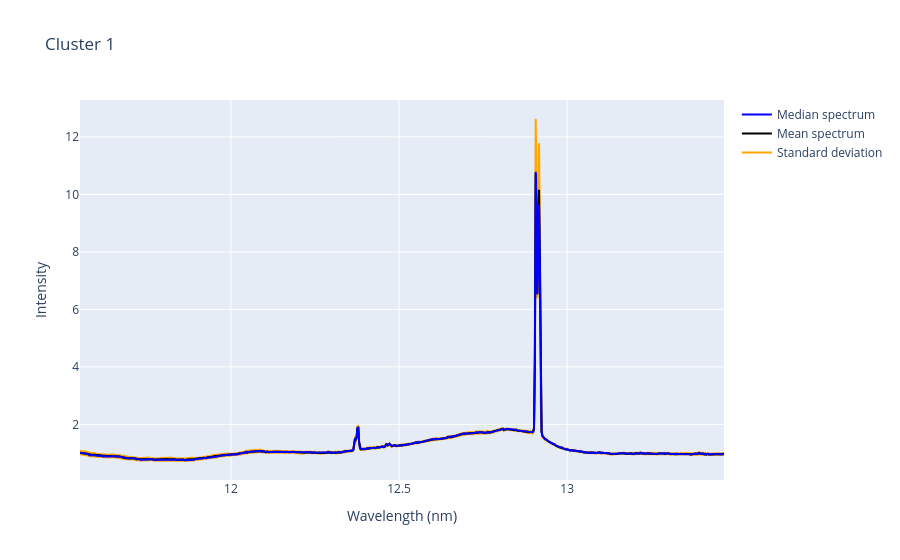
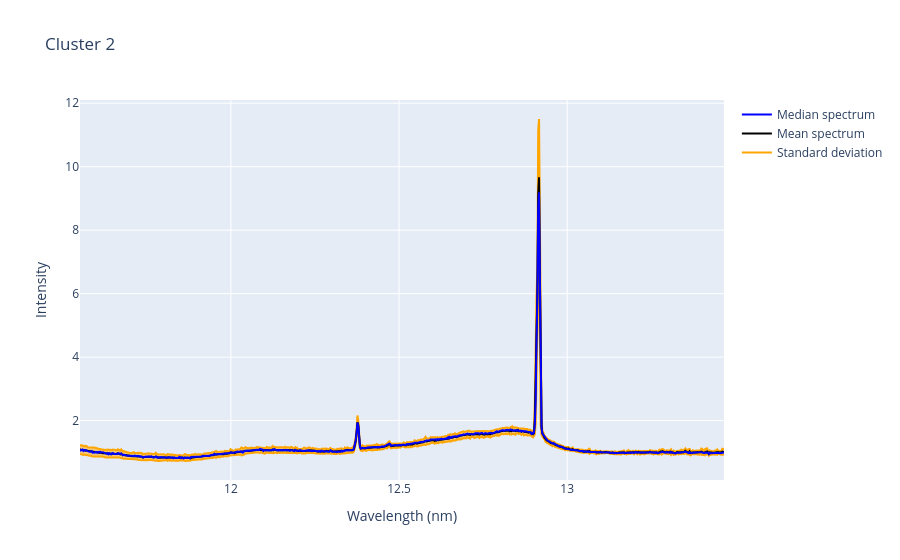
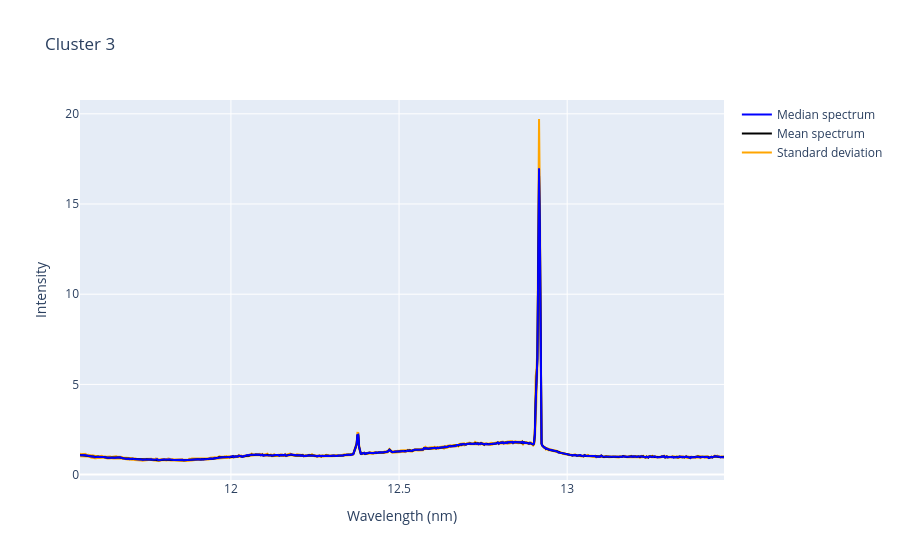
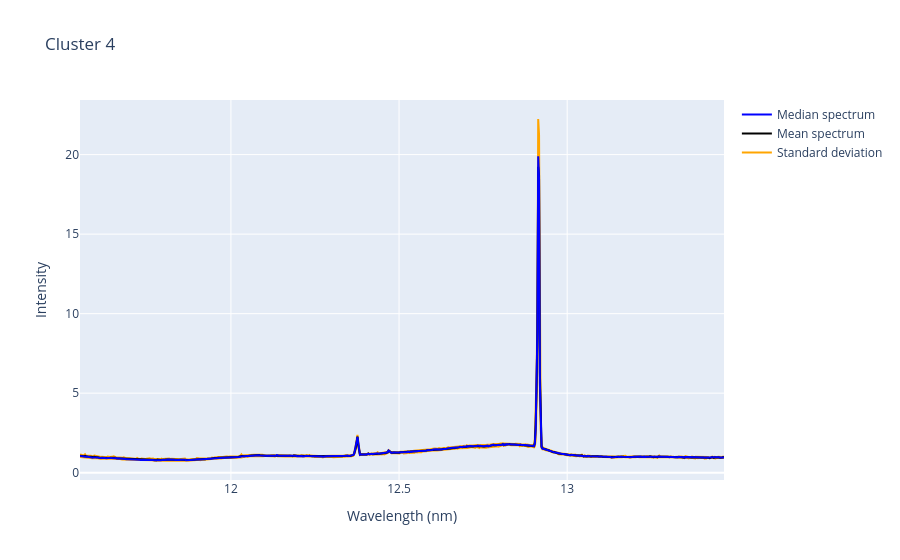

Source (notebook cell) for these figures, in order:
### Code cell
for i in range(1, hcl.n+1):
    plot_cluster(i)

### Figure 1 — Plotly figure (JSON) as saved in the notebook; plotly's stock layout.template omitted (floating-point values rounded to 4 significant figures; data arrays with more than 128 entries replaced by an {"elided": "..."} marker saying what was removed)
{"data": [{"fill": "none", "line": {"color": "orange"}, "mode": "lines", "name": "Standard deviation", "type": "scatter", "x": {"elided": "767 float values"}, "y": {"elided": "767 float values"}}, {"fill": "tonexty", "line": {"color": "orange"}, "mode": "lines", "showlegend": false, "type": "scatter", "x": {"elided": "767 float values"}, "y": {"elided": "767 float values"}}, {"line": {"color": "black"}, "mode": "lines", "name": "Mean spectrum", "type": "scatter", "x": {"elided": "767 float values"}, "y": {"elided": "767 float values"}}, {"line": {"color": "blue"}, "mode": "lines", "name": "Median spectrum", "type": "scatter", "x": {"elided": "767 float values"}, "y": {"elided": "767 float values"}}], "layout": {"title": {"text": "Cluster 1"}, "xaxis": {"title": {"text": "Wavelength (nm)"}}, "yaxis": {"title": {"text": "Intensity"}}}}

### Figure 2 — Plotly figure (JSON) as saved in the notebook; plotly's stock layout.template omitted (floating-point values rounded to 4 significant figures; data arrays with more than 128 entries replaced by an {"elided": "..."} marker saying what was removed)
{"data": [{"fill": "none", "line": {"color": "orange"}, "mode": "lines", "name": "Standard deviation", "type": "scatter", "x": {"elided": "767 float values"}, "y": {"elided": "767 float values"}}, {"fill": "tonexty", "line": {"color": "orange"}, "mode": "lines", "showlegend": false, "type": "scatter", "x": {"elided": "767 float values"}, "y": {"elided": "767 float values"}}, {"line": {"color": "black"}, "mode": "lines", "name": "Mean spectrum", "type": "scatter", "x": {"elided": "767 float values"}, "y": {"elided": "767 float values"}}, {"line": {"color": "blue"}, "mode": "lines", "name": "Median spectrum", "type": "scatter", "x": {"elided": "767 float values"}, "y": {"elided": "767 float values"}}], "layout": {"title": {"text": "Cluster 2"}, "xaxis": {"title": {"text": "Wavelength (nm)"}}, "yaxis": {"title": {"text": "Intensity"}}}}

### Figure 3 — Plotly figure (JSON) as saved in the notebook; plotly's stock layout.template omitted (floating-point values rounded to 4 significant figures; data arrays with more than 128 entries replaced by an {"elided": "..."} marker saying what was removed)
{"data": [{"fill": "none", "line": {"color": "orange"}, "mode": "lines", "name": "Standard deviation", "type": "scatter", "x": {"elided": "767 float values"}, "y": {"elided": "767 float values"}}, {"fill": "tonexty", "line": {"color": "orange"}, "mode": "lines", "showlegend": false, "type": "scatter", "x": {"elided": "767 float values"}, "y": {"elided": "767 float values"}}, {"line": {"color": "black"}, "mode": "lines", "name": "Mean spectrum", "type": "scatter", "x": {"elided": "767 float values"}, "y": {"elided": "767 float values"}}, {"line": {"color": "blue"}, "mode": "lines", "name": "Median spectrum", "type": "scatter", "x": {"elided": "767 float values"}, "y": {"elided": "767 float values"}}], "layout": {"title": {"text": "Cluster 3"}, "xaxis": {"title": {"text": "Wavelength (nm)"}}, "yaxis": {"title": {"text": "Intensity"}}}}

### Figure 4 — Plotly figure (JSON) as saved in the notebook; plotly's stock layout.template omitted (floating-point values rounded to 4 significant figures; data arrays with more than 128 entries replaced by an {"elided": "..."} marker saying what was removed)
{"data": [{"fill": "none", "line": {"color": "orange"}, "mode": "lines", "name": "Standard deviation", "type": "scatter", "x": {"elided": "767 float values"}, "y": {"elided": "767 float values"}}, {"fill": "tonexty", "line": {"color": "orange"}, "mode": "lines", "showlegend": false, "type": "scatter", "x": {"elided": "767 float values"}, "y": {"elided": "767 float values"}}, {"line": {"color": "black"}, "mode": "lines", "name": "Mean spectrum", "type": "scatter", "x": {"elided": "767 float values"}, "y": {"elided": "767 float values"}}, {"line": {"color": "blue"}, "mode": "lines", "name": "Median spectrum", "type": "scatter", "x": {"elided": "767 float values"}, "y": {"elided": "767 float values"}}], "layout": {"title": {"text": "Cluster 4"}, "xaxis": {"title": {"text": "Wavelength (nm)"}}, "yaxis": {"title": {"text": "Intensity"}}}}
